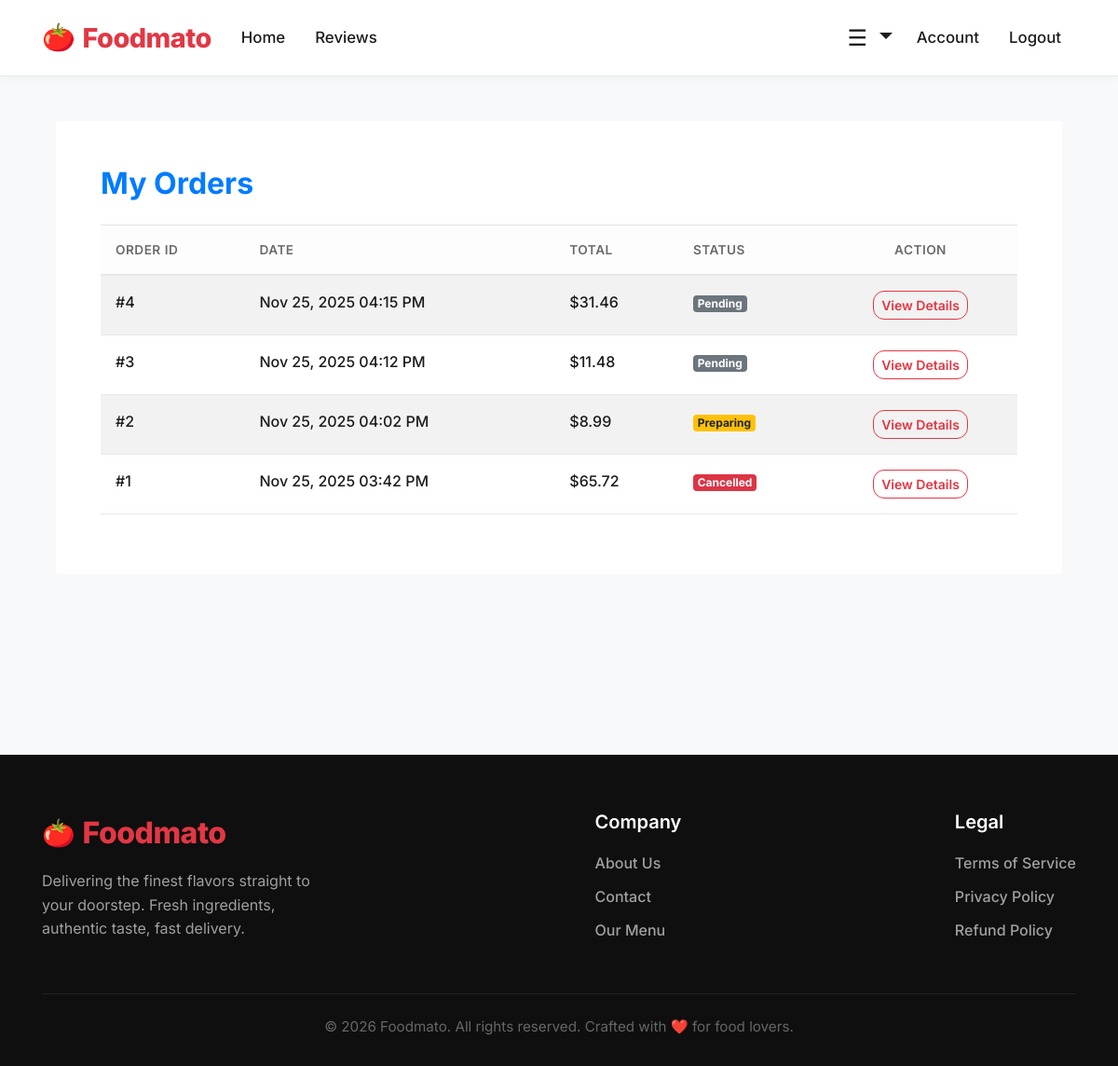
Screenshot of /orders (signed in) with the database file from the repository.
### foodMenuWebsite/models.py (models this page shows, shortened)
class Order(db.Model):
    id = db.Column(db.Integer, primary_key = True)
    user_id = db.Column(db.Integer, db.ForeignKey('user.id'), nullable=False)
    total_price = db.Column(db.Float, nullable=False)
    date_ordered = db.Column(db.DateTime, default=datetime.utcnow)
    status = db.Column(db.String(50), default='pending')

### foodMenuWebsite/routes.py (the view)
@app.route('/orders')
@login_required
def orders():
    user_orders = Order.query.filter_by(user_id = current_user.id).order_by(Order.date_ordered.desc()).all()
    return render_template('orders.html', title='My Orders', orders=user_orders)

### foodMenuWebsite/models.py (called while the page is built)
@login_manager.user_loader
def load_user(user_id):
  return User.query.get(int(user_id))

### foodMenuWebsite/templates/orders.html
{% extends "base.html" %}
{% block content %}
<div class="container mt-5">
  <div class="card shadow-sm rounded-4 border-0">
    <div class="card-body p-5">
      <h2 class="fw-bold text-primary mb-4">My Orders</h2>
      {% if orders %}
        <table class="table table-striped align-middle">
          <thead class="table-light">
            <tr>
              <th scope="col">Order ID</th>
              <th scope="col">Date</th>
              <th scope="col">Total</th>
              <th scope="col">Status</th>
              <th scope="col" class="text-center">Action</th>
            </tr>
          </thead>
          <tbody>
            {% for order in orders %}
              <tr>
                <td>#{{ order.id }}</td>
                <td>{{ order.date_ordered.strftime('%b %d, %Y %I:%M %p') }}</td>
                <td>${{ "%.2f"|format(order.total_price) }}</td>
                <td>
                  <span class="badge
                    {% if order.status.lower() == 'delivered' %} badge-success
                    {% elif order.status.lower() == 'out for delivery' %} badge-info
                    {% elif order.status.lower() == 'preparing' %} badge-warning
                    {% elif order.status.lower() == 'cancelled' %} badge-danger
                    {% else %} badge-secondary {% endif %}
                  ">
                    {{ order.status|capitalize }}
                  </span>
                </td>
                <td class="text-center">
                  <a href="{{ url_for('view_order', order_id=order.id) }}" class="btn btn-sm btn-outline-primary">
                    View Details
                  </a>
                </td>
              </tr>
            {% endfor %}
          </tbody>
        </table>
      {% else %}
        <div class="text-center py-4">
          <p class="text-muted fs-5">You haven’t placed any orders yet.</p>
          <a href="{{ url_for('menu') }}" class="btn btn-primary mt-3">Browse Menu</a>
        </div>
      {% endif %}
    </div>
  </div>
</div>
{% endblock content %}

### foodMenuWebsite/static/style.css (style rules this page uses)
:root { --primary-color: #E23744; --primary-hover: #D12532; --bg-color: #f8f9fa; --surface-color: #ffffff; --text-color: #1c1c1c; --text-muted: #6b6b6b; --border-color: #e8e8e8; --shadow-sm: 0 2px 8px rgba(0, 0, 0, 0.04); --shadow-md: 0 4px 16px rgba(0, 0, 0, 0.08); --shadow-lg: 0 8px 24px rgba(0, 0, 0, 0.12); --radius-sm: 8px; --radius-md: 12px; --radius-lg: 16px; --radius-pill: 50px; --transition: all 0.3s ease; }
body { font-family: 'Inter', sans-serif; background-color: var(--bg-color); color: var(--text-color); -webkit-font-smoothing: antialiased; }
h1, h2, h3, h4, h5, h6 { font-weight: 700; color: var(--text-color); }
a { transition: var(--transition); text-decoration: none; }
.btn-outline-primary { color: var(--primary-color) !important; border-color: var(--primary-color) !important; font-weight: 600; border-radius: var(--radius-md); transition: var(--transition); }
.card-body { padding: 24px; flex-grow: 1; }
.table { vertical-align: middle; }
.table th { font-weight: 600; color: var(--text-muted); border-bottom: 2px solid var(--border-color) !important; text-transform: uppercase; font-size: 0.85rem; letter-spacing: 0.5px; padding: 16px; }
.table td { font-weight: 500; color: var(--text-color); padding: 16px; border-bottom: 1px solid var(--border-color); }

### rows the page displays
Order: id "4", date_ordered "Nov 25, 2025 04:15 PM", total_price "31.46", status "Pending"
Order: id "3", date_ordered "Nov 25, 2025 04:12 PM", total_price "11.48", status "Pending"
Order: id "2", date_ordered "Nov 25, 2025 04:02 PM", total_price "8.99", status "Preparing"
Order: id "1", date_ordered "Nov 25, 2025 03:42 PM", total_price "65.72", status "Cancelled"
